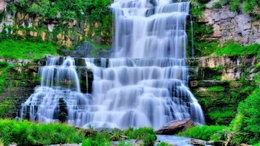
%> input picture SVD-EVD-and-Regression-master/Image Reconstruction using SVD, EVD/18_Rect.jpg, 260 x 146 px, shrunk from 2400 x 1350 before the run
$ octave REC_SVD_EVD_PLOT.m   (GNU Octave 9; MATLAB toolbox functions it lacks are replaced by stand-ins)
%> lines starting %> are read from the running program, lines starting %| are printed output that depends on the picture; long printed decimals are rounded
### SVD-EVD-and-Regression-master/Image Reconstruction using SVD, EVD/EVD_REC.m
function [ forbeniusNormArray ] = EVD_REC( img,N )
%% To perform EVD on given Image and return frobenius Norm

image=(img*img');
%% Performing EVD on A*A' & Reconstructing Original Image
[eigVector, eigVal] = eig(double(image));

sortedEigVal = diag(sort(diag(eigVal),'descend'));

[c, ind]=sort(diag(eigVal),'descend');
sortedEigVector=eigVector(:,ind);

reconstructedPart = sortedEigVector*sortedEigVal*(inv(sortedEigVector));
reconstructedImage = reconstructedPart*inv(img*img')*img;
% subplot(2,1,1); imshow(img); title('Original image');
% subplot(2,1,2); imshow(uint8(reconstructedImage)); title('Reconstructed image');

forbeniusNormError = frobeniusNorm(reconstructedImage,double(img));
fprintf('frobenius Norm on reconstructed image with original image %f \n',forbeniusNormError);

%% Selecting Top N Eigne Values and reconstructing image with corresponding error image

forbeniusNormArray = zeros(1,length(N));
i = 1;
j = 1;

for n = N
    kEigVal = sortedEigVal;
    kEigVal(n+1:end,:) = 0;

    % To reconstruct A from A*A' we multiply Right Psuedo Inverse of A'
    %that is inv(A*A')*A
    reconstructedPartwithN = sortedEigVector*kEigVal*(inv(sortedEigVector));
    reconstructedImagewithN = reconstructedPartwithN*inv(img*img')*img;

    subplot(3,4,j); imshow(uint8(reconstructedImagewithN));
    if i > 3
         title(['Reconst.img for rand N = ',num2str(n),' eigen val']);
    else
         title(['Reconst. img for top N = ',num2str(n),' eigen val']);
    end

    errorImageN = reconstructedImage-reconstructedImagewithN;

    subplot(3,4,j+1); imshow(uint8(errorImageN));
    if i > 3
          title(['Error img for rand N = ',num2str(n),' eigen val']);
    else
          title(['Error img for top N = ',num2str(n),' eigen val']);
    end

    forbeniusNormArray(i) = frobeniusNorm(reconstructedImage,reconstructedImagewithN);
    fprintf('frobenius Norm with K = %d is %f \n',n,forbeniusNormArray(i));
     i = i+1;
     j = j+2;
end

%% Plotting Forbenius Norm Error for Gray Image
figure;

plot(N,abs(forbeniusNormArray),'-o','MarkerIndices',1:length(N))


end

### SVD-EVD-and-Regression-master/Image Reconstruction using SVD, EVD/frobeniusNorm.m
function n = frobeniusNorm( A,B )
%Calculates frobeniusNorm of matrix A & B.

diff = A - B;
sq = diff.*diff;
n = sqrt(sum(sum(sq)));

end

### SVD-EVD-and-Regression-master/Image Reconstruction using SVD, EVD/EVD_REC_Concat.m
function [ forbeniusNormArray ] = EVD_REC_Concat( img,N )
%% To perform EVD on given Image and return frobenius Norm

image=img*img';
%% Performing EVD & Reconstructing Original Image
[eigVector, eigVal] = eig(double(image));

sortedEigVal = diag(sort(diag(eigVal),'descend'));

[c, ind]=sort(diag(eigVal),'descend');
sortedEigVector=eigVector(:,ind);

reconstructedPart = sortedEigVector*sortedEigVal*(inv(sortedEigVector));
reconstructedImage = reconstructedPart*inv(img*img')*img;
reconstructedImageConcat=ReconstructedConcat(reconstructedImage);

figure;
subplot(2,1,1); imshow(uint8(ReconstructedConcat(img))); title('Original image');
subplot(2,1,2); imshow(uint8(reconstructedImageConcat));
title('Reconstructed image');

forbeniusNormError = frobeniusNorm(reconstructedImage,double(img));
fprintf('frobenius Norm on reconstructed image with original image %f \n',forbeniusNormError);
figure;
%% Selecting Top N Eigne Values and reconstructing image with corresponding error image

forbeniusNormArray = zeros(1,length(N));
i = 1;
j = 1;
for n = N
    kEigVal = sortedEigVal;
    kEigVal(n+1:end,:) = 0;

   reconstructedPartwithN = sortedEigVector*kEigVal*(inv(sortedEigVector));
    reconstructedImagewithN = reconstructedPartwithN*inv(img*img')*img;
    reconstructedImagewithNConcat = ReconstructedConcat(reconstructedImagewithN);

   subplot(3,4,j); imshow(uint8(reconstructedImagewithNConcat));
    if i > 3
         title(['Reconst. img for rand N = ',num2str(n),' eigen val']);
    else
         title(['Reconst. img for top N = ',num2str(n),' eigen val']);
    end

     errorImageN = reconstructedImage-reconstructedImagewithN;
    subplot(3,4,j+1); imshow(uint8(ReconstructedConcat(errorImageN)));
    if i > 3
          title(['Error img for rand N = ',num2str(n),' eigen val']);
    else
          title(['Error img for top N = ',num2str(n),' eigen val']);
    end
    forbeniusNormArray(i) = frobeniusNorm(reconstructedImage,reconstructedImagewithN)/2^16;
    fprintf('frobenius Norm with K = %d is %f \n',n,forbeniusNormArray(i));
     i = i+1;
     j = j+2;
end

%% Plotting Forbenius Norm Error for Gray Image
 figure;
 plot(N,abs(forbeniusNormArray),'-o','MarkerIndices',1:length(N))


end

### SVD-EVD-and-Regression-master/Image Reconstruction using SVD, EVD/ReconstructedConcat.m
function [reconstructedThreeColorImage] = ReconstructedConcat(img)
img=abs(img);
for i=1:size(img,1)
    for j=1:size(img,2)
        element=dec2bin(img(i,j),24);
        string=num2str(element);
        c3=bin2dec(string(1:8));
        c2=bin2dec(string(9:16));
        c1=bin2dec(string(17:24));
        reconstructedThreeColorImage(i,j,1)=c1;
        reconstructedThreeColorImage(i,j,2)=c2;
        reconstructedThreeColorImage(i,j,3)=c3;
    end
end
% [11 lines of commented-out code are left out]
end

### SVD-EVD-and-Regression-master/Image Reconstruction using SVD, EVD/REC_SVD_EVD_PLOT.m
clc; clear all; close all;

img = imread('18_Rect.jpg');
%> img is the input picture: size 146x260x3 uint8; mean R, G, B 89.4, 124.3, 114.8

randomN = randi([1 max(size(img))],1,3);
N = sort([10 40 130 randomN]);
%> N = [10 40 110 130 198 220]


%% Gray Scale Image

grayScaleImg = double(rgb2gray(img));
FNforGrayScale = EVD_REC(grayScaleImg,N);
%> in EVD_REC, `[c, ind]=sort(diag(eigVal),'descend');`: c = 146 values, max 525022270.9 at index 1, min 624.9 at index 146, mean 4094364.6; ind = 146 values, max 146 at index 1, min 1 at index 146, mean 73.5
%> in frobeniusNorm, `n = sqrt(sum(sum(sq)));`: n = 8.54e-08
%| frobenius Norm on reconstructed image with original image 0
%> the loop in EVD_REC, `for n = N` made 6 passes
%| frobenius Norm with K = 10 is 4599.156
%| frobenius Norm with K = 40 is 1769.081
%| frobenius Norm with K = 110 is 349.120
%| frobenius Norm with K = 130 is 164.149
%| frobenius Norm with K = 198 is 0
%| frobenius Norm with K = 220 is 0
%> after the loop in EVD_REC, `for n = N`: forbeniusNormArray = [4599.2 1769.1 349.1 164.1 0 0]
%> FNforGrayScale = [4599.2 1769.1 349.1 164.1 0 0]

%% Red, Green, Blue Scale Image

redScaleImg = double((img(:,:,1)));
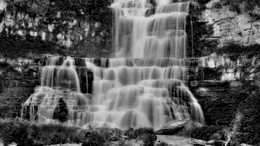
%> redScaleImg: size 146x260 double; min 0, max 243, mean 89.4
FNforRedScale = EVD_REC(redScaleImg,N);
%> call 2 of EVD_REC, with N = [10 40 110 130 198 220]
%> in EVD_REC (call 2), `image=(img*img');`:
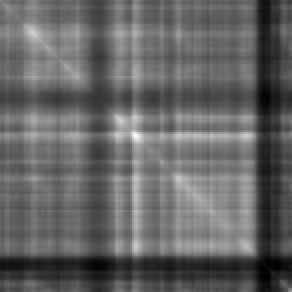
%> image: size 146x146 double (shown 2 times larger); min 649794, max 4885717, mean 2330996.3; drawn with min black and max white
%> in EVD_REC (call 2), `[c, ind]=sort(diag(eigVal),'descend');`: c = 146 values, max 350382137 at index 1, min 698.1 at index 146, mean 2952430.4
%> in EVD_REC (call 2), `forbeniusNormError = frobeniusNorm(reconstructedImage,double(img));`: forbeniusNormError = 2.86e-08
%| frobenius Norm on reconstructed image with original image 0
%> the loop in EVD_REC (call 2), `for n = N` made 6 passes
%| frobenius Norm with K = 10 is 4731.701
%| frobenius Norm with K = 40 is 1785.820
%| frobenius Norm with K = 110 is 347.652
%| frobenius Norm with K = 130 is 163.332
%| frobenius Norm with K = 198 is 0
%| frobenius Norm with K = 220 is 0
%> after the loop in EVD_REC (call 2), `for n = N`: forbeniusNormArray = [4731.7 1785.8 347.7 163.3 0 0]
%> FNforRedScale = [4731.7 1785.8 347.7 163.3 0 0]

greenScaleImg = double((img(:,:,2)));
FNforGreenScale = EVD_REC(greenScaleImg,N);
%> call 3 of EVD_REC, with N = [10 40 110 130 198 220]
%> in EVD_REC (call 3), `image=(img*img');`:
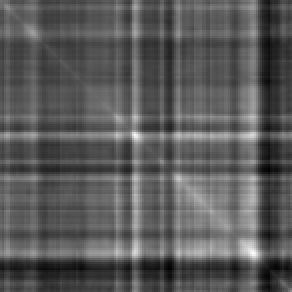
%> image: size 146x146 double (shown 2 times larger); min 2665643, max 6972691, mean 4194182.6; drawn with min black and max white
%> in EVD_REC (call 3), `[c, ind]=sort(diag(eigVal),'descend');`: c = 146 values, max 616815429.7 at index 1, min 603.1 at index 146, mean 4742214.1
%> in EVD_REC (call 3), `forbeniusNormError = frobeniusNorm(reconstructedImage,double(img));`: forbeniusNormError = 1.56e-07
%| frobenius Norm on reconstructed image with original image 0
%> the loop in EVD_REC (call 3), `for n = N` made 6 passes
%| frobenius Norm with K = 10 is 4832.687
%| frobenius Norm with K = 40 is 1800.188
%| frobenius Norm with K = 110 is 352.336
%| frobenius Norm with K = 130 is 164.531
%| frobenius Norm with K = 198 is 0
%| frobenius Norm with K = 220 is 0
%> pass 1, in EVD_REC (call 3), `imshow(uint8(reconstructedImagewithN))`:
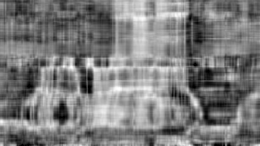
%> displayed picture: size 146x260, on the screen's scale of 0 to 255; min 0, max 255, mean 124.3; mean of the top-left, top-right, bottom-left and bottom-right quarters 113.5, 133.2, 130.3, 120.2
%> after the loop in EVD_REC (call 3), `for n = N`: forbeniusNormArray = [4832.7 1800.2 352.3 164.5 0 0]
%> FNforGreenScale = [4832.7 1800.2 352.3 164.5 0 0]

blueScaleImg = double((img(:,:,3)));
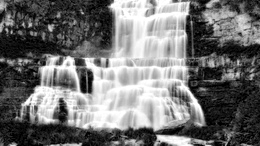
%> blueScaleImg: size 146x260 double; min 0, max 255, mean 114.8
FNforBlueScale = EVD_REC(blueScaleImg,N);
%> call 4 of EVD_REC, with N = [10 40 110 130 198 220]
%> in EVD_REC (call 4), `image=(img*img');`:
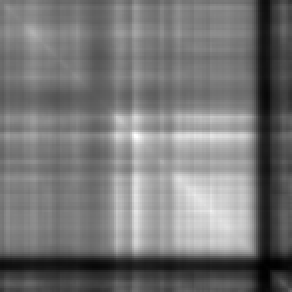
%> image: size 146x146 double (shown 2 times larger); min 446735, max 8564899, mean 4237717.1; drawn with min black and max white
%> in EVD_REC (call 4), `[c, ind]=sort(diag(eigVal),'descend');`: c = 146 values, max 652746502 at index 1, min 671.9 at index 146, mean 5300135.3
%> in EVD_REC (call 4), `forbeniusNormError = frobeniusNorm(reconstructedImage,double(img));`: forbeniusNormError = 9.95e-08
%| frobenius Norm on reconstructed image with original image 0
%> the loop in EVD_REC (call 4), `for n = N` made 6 passes
%| frobenius Norm with K = 10 is 4710.258
%| frobenius Norm with K = 40 is 1765.247
%| frobenius Norm with K = 110 is 350.522
%| frobenius Norm with K = 130 is 164.738
%| frobenius Norm with K = 198 is 0
%| frobenius Norm with K = 220 is 0
%> pass 1, in EVD_REC (call 4), `imshow(uint8(errorImageN))`:
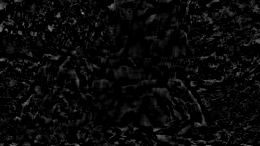
%> displayed picture: size 146x260, on the screen's scale of 0 to 255; min 0, max 141, mean 9.1
%> after the loop in EVD_REC (call 4), `for n = N`: forbeniusNormArray = [4710.3 1765.2 350.5 164.7 0 0]
%> FNforBlueScale = [4710.3 1765.2 350.5 164.7 0 0]


%% Concatenating the 8bit R,G,B channel to form a 24bit number

rgbimg =  uint32(img(:,:,1));
rgbimg = 2^8*(rgbimg) + uint32(img(:,:,2));
rgbimg = 2^8*(rgbimg) + uint32(img(:,:,3));
FNforRGBScale = EVD_REC_Concat(double(rgbimg),N);
%> in EVD_REC_Concat, `[c, ind]=sort(diag(eigVal),'descend');`: c = 146 values, max 1.52e+18 at index 1, min 3.02e+12 at index 146, mean 1.28e+16
%> (the run ends here)
